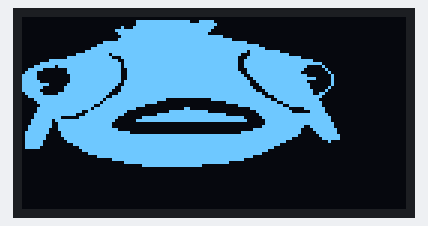
Recording of a sketch running on a simulated Arduino Uno, built with avr-gcc and run on an emulated ATmega328P. On the bench: 128×64 one-colour display. Random numbers use the default seed unless the sketch sets one.

Above: at 0.1 s.

The sketch:

fishjump1.0.ino
```cpp
#include <Adafruit_GFX.h>
#include <Adafruit_SSD1306.h>

#define SCREEN_WIDTH 128
#define SCREEN_HEIGHT 64

// Replace the following line with the actual logo data from the converter
extern const unsigned char my_logo[] PROGMEM = {
  0x00, 0x00, 0x00, 0x00, 0x00, 0x00, 0x00, 0x00, 0x00, 0x00, 0x00, 0x00, 0x00, 0x00, 0x00, 0x00,
	0x00, 0x00, 0x00, 0x00, 0x03, 0xff, 0xff, 0x1f, 0x00, 0x00, 0x00, 0x00, 0x00, 0x00, 0x00, 0x00,
	0x00, 0x00, 0x00, 0x00, 0x03, 0xff, 0xff, 0xff, 0x80, 0x00, 0x00, 0x00, 0x00, 0x00, 0x00, 0x00,
	0x00, 0x00, 0x00, 0x00, 0x47, 0xff, 0xff, 0xff, 0x00, 0x00, 0x00, 0x00, 0x00, 0x00, 0x00, 0x00,
	0x00, 0x00, 0x00, 0x01, 0xff, 0xff, 0xff, 0xfe, 0x00, 0x00, 0x00, 0x00, 0x00, 0x00, 0x00, 0x00,
	0x00, 0x00, 0x00, 0x00, 0xff, 0xff, 0xff, 0xfc, 0x00, 0x00, 0x00, 0x00, 0x00, 0x00, 0x00, 0x00,
	0x00, 0x00, 0x00, 0x00, 0x7f, 0xff, 0xff, 0xff, 0xe0, 0x00, 0x00, 0x00, 0x00, 0x00, 0x00, 0x00,
	0x00, 0x00, 0x00, 0x00, 0xff, 0xff, 0xff, 0xff, 0xfc, 0x00, 0x00, 0x00, 0x00, 0x00, 0x00, 0x00,
	0x00, 0x00, 0x00, 0x1f, 0xff, 0xff, 0xff, 0xff, 0xff, 0xe0, 0x00, 0x00, 0x00, 0x00, 0x00, 0x00,
	0x00, 0x00, 0x00, 0x7f, 0xff, 0xff, 0xff, 0xff, 0xff, 0xfe, 0x00, 0x00, 0x00, 0x00, 0x00, 0x00,
	0x00, 0x00, 0x01, 0xff, 0xff, 0xff, 0xff, 0xff, 0xff, 0xff, 0x80, 0x00, 0x00, 0x00, 0x00, 0x00,
	0x00, 0x00, 0x07, 0xff, 0xff, 0xff, 0xff, 0xff, 0xff, 0xef, 0xfc, 0x00, 0x00, 0x00, 0x00, 0x00,
	0x00, 0x00, 0x3f, 0xfb, 0xff, 0xff, 0xff, 0xff, 0xff, 0x8f, 0xff, 0x80, 0x00, 0x00, 0x00, 0x00,
	0x00, 0x01, 0xff, 0xfc, 0x7f, 0xff, 0xff, 0xff, 0xff, 0x1f, 0xff, 0xf8, 0x00, 0x00, 0x00, 0x00,
	0x00, 0x7f, 0xff, 0xff, 0x3f, 0xff, 0xff, 0xff, 0xff, 0x3f, 0xff, 0xff, 0x80, 0x00, 0x00, 0x00,
	0x03, 0xff, 0xff, 0xff, 0xbf, 0xff, 0xff, 0xff, 0xff, 0x3f, 0xff, 0xff, 0xf0, 0x00, 0x00, 0x00,
	0x0f, 0xef, 0xff, 0xff, 0xbf, 0xff, 0xff, 0xff, 0xff, 0x3f, 0xff, 0xfe, 0x08, 0x00, 0x00, 0x00,
	0x3e, 0x01, 0xff, 0xff, 0x9f, 0xff, 0xff, 0xff, 0xff, 0x1f, 0xff, 0xfc, 0x04, 0x00, 0x00, 0x00,
	0x78, 0x01, 0xff, 0xff, 0x9f, 0xff, 0xff, 0xff, 0xff, 0x9f, 0xff, 0xf8, 0x02, 0x00, 0x00, 0x00,
	0xf8, 0x00, 0xff, 0xff, 0x9f, 0xff, 0xff, 0xff, 0xff, 0xcf, 0xff, 0xfe, 0x01, 0x00, 0x00, 0x00,
	0xf8, 0x00, 0xff, 0xff, 0x9f, 0xff, 0xff, 0xff, 0xff, 0xe7, 0xff, 0xff, 0xc1, 0x00, 0x00, 0x00,
	0xfc, 0x00, 0xff, 0xff, 0xbf, 0xff, 0xff, 0xff, 0xff, 0xf3, 0xff, 0xfe, 0x01, 0x00, 0x00, 0x00,
	0xff, 0x81, 0xff, 0xff, 0x3f, 0xff, 0xff, 0xff, 0xff, 0xf1, 0xff, 0xff, 0x01, 0x00, 0x00, 0x00,
	0xfe, 0x03, 0xff, 0xfe, 0x7f, 0xff, 0xff, 0xff, 0xff, 0xf8, 0xff, 0xff, 0x02, 0x00, 0x00, 0x00,
	0xfc, 0x03, 0xff, 0xfc, 0x7f, 0xff, 0xff, 0xff, 0xff, 0xfc, 0x7f, 0xff, 0x84, 0x00, 0x00, 0x00,
	0x7e, 0x0f, 0xff, 0xf8, 0xff, 0xff, 0xff, 0xff, 0xff, 0xff, 0x3f, 0xff, 0x98, 0x00, 0x00, 0x00,
	0x3f, 0xff, 0xff, 0xf3, 0xff, 0xff, 0xff, 0xff, 0xff, 0xff, 0x8f, 0xff, 0xf0, 0x00, 0x00, 0x00,
	0x0f, 0xff, 0xff, 0xef, 0xff, 0xff, 0x00, 0x01, 0xff, 0xff, 0xe7, 0xff, 0xe0, 0x00, 0x00, 0x00,
	0x07, 0xff, 0xff, 0xdf, 0xff, 0xf8, 0x00, 0x00, 0x0f, 0xff, 0xf9, 0xff, 0xf0, 0x00, 0x00, 0x00,
	0x03, 0xff, 0xff, 0x3f, 0xff, 0x80, 0x00, 0x00, 0x00, 0xff, 0xfe, 0x7f, 0xf0, 0x00, 0x00, 0x00,
	0x07, 0xff, 0xfe, 0xff, 0xfc, 0x00, 0x03, 0x00, 0x00, 0x0f, 0xff, 0x83, 0xf8, 0x00, 0x00, 0x00,
	0x07, 0xff, 0xf3, 0xff, 0xe0, 0x00, 0x7f, 0xfc, 0x00, 0x03, 0xff, 0xc0, 0xf8, 0x00, 0x00, 0x00,
	0x0f, 0xff, 0xc7, 0xff, 0xc0, 0x07, 0xff, 0xff, 0xf0, 0x01, 0xff, 0xff, 0xfc, 0x00, 0x00, 0x00,
	0x0f, 0xf8, 0x1f, 0xff, 0x00, 0xff, 0xff, 0xff, 0xff, 0xc0, 0xff, 0xff, 0xfe, 0x00, 0x00, 0x00,
	0x1f, 0xdf, 0xff, 0xfe, 0x03, 0xff, 0xff, 0xff, 0xff, 0xe0, 0x7f, 0xff, 0xfe, 0x00, 0x00, 0x00,
	0x1f, 0xcf, 0xff, 0xfc, 0x00, 0x00, 0x00, 0x00, 0x00, 0x00, 0x7f, 0xff, 0xff, 0x00, 0x00, 0x00,
	0x3f, 0xcf, 0xff, 0xfc, 0x00, 0x00, 0x00, 0x00, 0x00, 0x00, 0xff, 0xfc, 0xff, 0x00, 0x00, 0x00,
	0x3f, 0x8f, 0xff, 0xff, 0x00, 0x00, 0x00, 0x00, 0x00, 0x07, 0xff, 0xf8, 0x7f, 0x80, 0x00, 0x00,
	0x7f, 0x87, 0xff, 0xff, 0xf0, 0x00, 0x00, 0x00, 0x00, 0x7f, 0xff, 0xf8, 0x3f, 0x80, 0x00, 0x00,
	0x7f, 0x07, 0xff, 0xff, 0xff, 0xff, 0xff, 0xff, 0xff, 0xff, 0xff, 0xf0, 0x1f, 0xc0, 0x00, 0x00,
	0x7f, 0x03, 0xff, 0xff, 0xff, 0xff, 0xff, 0xff, 0xff, 0xff, 0xff, 0xc0, 0x0f, 0xc0, 0x00, 0x00,
	0x7e, 0x01, 0xff, 0xff, 0xff, 0xff, 0xff, 0xff, 0xff, 0xff, 0xff, 0x00, 0x02, 0x00, 0x00, 0x00,
	0x7e, 0x00, 0x7f, 0xff, 0xff, 0xff, 0xff, 0xff, 0xff, 0xff, 0xfc, 0x00, 0x00, 0x00, 0x00, 0x00,
	0x7c, 0x00, 0x1f, 0xff, 0xff, 0xff, 0xff, 0xff, 0xff, 0xff, 0xf0, 0x00, 0x00, 0x00, 0x00, 0x00,
	0x00, 0x00, 0x0f, 0xff, 0xff, 0xff, 0xff, 0xff, 0xff, 0xff, 0xc0, 0x00, 0x00, 0x00, 0x00, 0x00,
	0x00, 0x00, 0x03, 0xff, 0xff, 0xff, 0xff, 0xff, 0xff, 0xff, 0x00, 0x00, 0x00, 0x00, 0x00, 0x00,
	0x00, 0x00, 0x00, 0x7f, 0xff, 0xff, 0xff, 0xff, 0xff, 0xf8, 0x00, 0x00, 0x00, 0x00, 0x00, 0x00,
	0x00, 0x00, 0x00, 0x03, 0xff, 0xff, 0xff, 0xff, 0xff, 0xc0, 0x00, 0x00, 0x00, 0x00, 0x00, 0x00,
	0x00, 0x00, 0x00, 0x00, 0x3f, 0xff, 0xff, 0xff, 0xf8, 0x00, 0x00, 0x00, 0x00, 0x00, 0x00, 0x00,
	0x00, 0x00, 0x00, 0x00, 0x00, 0xff, 0xff, 0xf0, 0x00, 0x00, 0x00, 0x00, 0x00, 0x00, 0x00, 0x00,
	0x00, 0x00, 0x00, 0x00, 0x00, 0x00, 0x00, 0x00, 0x00, 0x00, 0x00, 0x00, 0x00, 0x00, 0x00, 0x00,
	0x00, 0x00, 0x00, 0x00, 0x00, 0x00, 0x00, 0x00, 0x00, 0x00, 0x00, 0x00, 0x00, 0x00, 0x00, 0x00,
	0x00, 0x00, 0x00, 0x00, 0x00, 0x00, 0x00, 0x00, 0x00, 0x00, 0x00, 0x00, 0x00, 0x00, 0x00, 0x00,
	0x00, 0x00, 0x00, 0x00, 0x00, 0x00, 0x00, 0x00, 0x00, 0x00, 0x00, 0x00, 0x00, 0x00, 0x00, 0x00,
	0x00, 0x00, 0x00, 0x00, 0x00, 0x00, 0x00, 0x00, 0x00, 0x00, 0x00, 0x00, 0x00, 0x00, 0x00, 0x00,
	0x00, 0x00, 0x00, 0x00, 0x00, 0x00, 0x00, 0x00, 0x00, 0x00, 0x00, 0x00, 0x00, 0x00, 0x00, 0x00,
	0x00, 0x00, 0x00, 0x00, 0x00, 0x00, 0x00, 0x00, 0x00, 0x00, 0x00, 0x00, 0x00, 0x00, 0x00, 0x00,
	0x00, 0x00, 0x00, 0x00, 0x00, 0x00, 0x00, 0x00, 0x00, 0x00, 0x00, 0x00, 0x00, 0x00, 0x00, 0x00,
	0x00, 0x00, 0x00, 0x00, 0x00, 0x00, 0x00, 0x00, 0x00, 0x00, 0x00, 0x00, 0x00, 0x00, 0x00, 0x00,
	0x00, 0x00, 0x00, 0x00, 0x00, 0x00, 0x00, 0x00, 0x00, 0x00, 0x00, 0x00, 0x00, 0x00, 0x00, 0x00,
	0x00, 0x00, 0x00, 0x00, 0x00, 0x00, 0x00, 0x00, 0x00, 0x00, 0x00, 0x00, 0x00, 0x00, 0x00, 0x00,
	0x00, 0x00, 0x00, 0x00, 0x00, 0x00, 0x00, 0x00, 0x00, 0x00, 0x00, 0x00, 0x00, 0x00, 0x00, 0x00,
	0x00, 0x00, 0x00, 0x00, 0x00, 0x00, 0x00, 0x00, 0x00, 0x00, 0x00, 0x00, 0x00, 0x00, 0x00, 0x00,
	0x00, 0x00, 0x00, 0x00, 0x00, 0x00, 0x00, 0x00, 0x00, 0x00, 0x00, 0x00, 0x00, 0x00, 0x00, 0x00
};

Adafruit_SSD1306 display(SCREEN_WIDTH, SCREEN_HEIGHT, &Wire, -1);

// Add these global variables
int verticalPosition = 0;
const int verticalStep = 5;

void setup() {
    Serial.begin(9600);

    if(!display.begin(SSD1306_SWITCHCAPVCC, 0x3C)) {
        Serial.println(F("SSD1306 allocation failed"));
        delay(2000);
        for(;;);
    }

    display.clearDisplay();
    randomSeed(analogRead(A0));  // Seed the random number generator with an analog pin value
}

void loop() {
    display.drawBitmap(0, verticalPosition, my_logo, SCREEN_WIDTH, SCREEN_HEIGHT, 1);
    display.display();

    // Clear the previous position of the image
    display.fillRect(0, verticalPosition, SCREEN_WIDTH, SCREEN_HEIGHT, 0);

    // Move the image up or down by a random value between -5 and 5 pixels
    verticalPosition += random(-verticalStep, verticalStep + 1);

    // Ensure the image stays within the display bounds
    verticalPosition = constrain(verticalPosition, 0, display.height() - SCREEN_HEIGHT);
}
```
